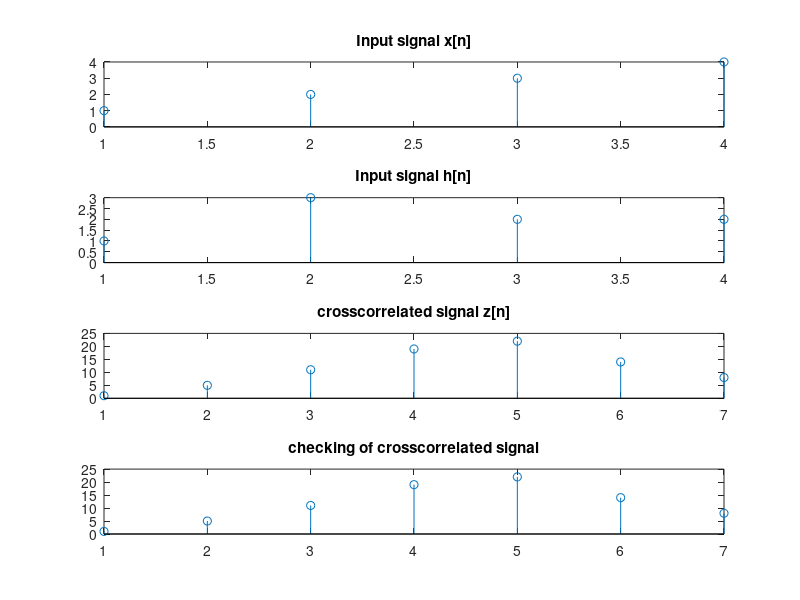

Recreate this plot in MATLAB.
clc
clear all
x=[1 2 3 4];
y=[2 2 3 1];
h=fliplr(y);
p=xcorr(x,y);
z=zeros(1,length(x)+length(h)-1);
for n=1:length(z);
    for k=1:length(h);
        if n-k+1>0 && n-k+1<=length(x);
            z(n)=z(n)+h(k).*x(n-k+1);
        end
    end
end
subplot(4,1,1);
stem(x);
title('Input signal x[n]');
 
subplot(4,1,2);
stem(h);
title('Input signal h[n]');
 
subplot(4,1,3);
stem(z);
title('crosscorrelated signal z[n]');
 
subplot(4,1,4);
stem(p);
title('checking of crosscorrelated signal'); 
